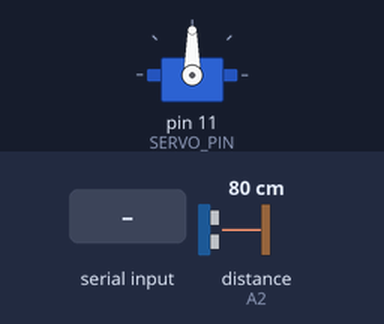
A sketch run on a simulated Arduino Mega 2560, built with avr-gcc and run on an emulated ATmega2560. Shown: servo. Wiring (inferred from the names in the program): ultrasonic range finder: trigger pin 9; echo A2. The test bench sets the inputs (shaded band); at power-on: distance to the obstacle (sensor on A2) 80 cm. The echo pulse lasts 58.3 µs per cm; what the sketch prints to the serial monitor is not drawn.

Above: at 2.1 s.
2.2 s: "START\n" received over Serial
At 2.7 s:
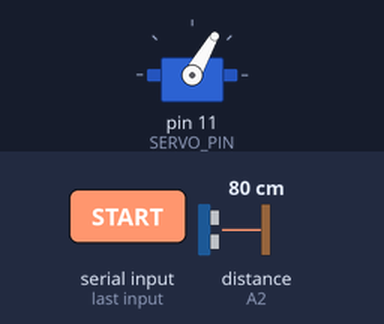
3.7 s: distance to the obstacle (sensor on A2) set to 4 cm
At 5.5 s:
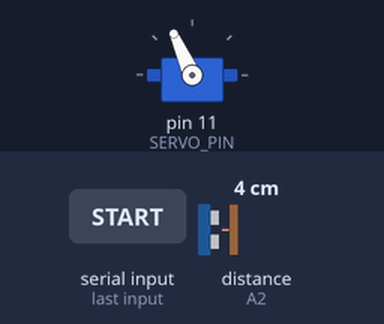
6.1 s: distance to the obstacle (sensor on A2) set to 9 cm
8.0 s: "STOP\n" received over Serial
At 9.4 s:
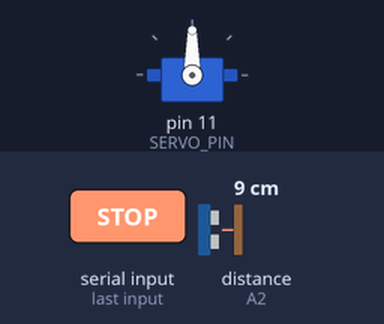
Timing chart, 0 to 11.0 s (numbered marks = the images above; inputs shaded):
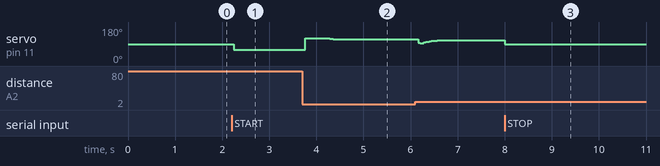

The sketch:

ES245_CarBeam.ino
```cpp
#include <Servo.h>
#include <math.h>
#include <ctype.h>
#include <string.h>
#include <stdlib.h>

// =====================================================
// ES245 PART 1, TASK 4: CAR-ON-BEAM P / PD / PID (Setup 5)
// Ultrasonic HC-SR04 sensor, MG996R servo, Arduino Mega
// =====================================================
//
// HOW TO RUN (Serial Monitor, 115200 baud, "Newline")
//   1. Put the car near the sensor end (about 8 to 12 cm reading).
//   2. Type  P   or  PD   or  PID   (selects the controller)
//   3. Type  START. The controller runs until YOU type STOP.
//      Nothing in the code stops it, levels the beam or holds the car:
//      the motion you see is purely the controller's response.
//   4. If the car settles (within +/-2 cm, slower than 2 cm/s, for 3 s) the
//      Arduino just prints "# SETTLED at t = ..." and keeps controlling.
//   5. Type STOP. A SUMMARY line is printed (overshoot, settling time, final error).
//
// Other commands (optional):
//   LEVEL 92.5   servo angle that makes the beam level
//   CENTRE 21.88 sensor reading with the car over the pivot (cm)
//   KP 4  KD 2.1  KI 0.8  KICK 3   change the gains of the selected controller
//   SHOW         print the current settings

// ---------------- Hardware ----------------
const byte TRIG_PIN  = 9;
const byte ECHO_PIN  = A2;
const byte SERVO_PIN = 11;
Servo beamServo;

// ---------------- Calibration (measured in the lab) ----------------
float servoLevel = 90.0;      // servo angle (deg) at which the beam is level
const int DIR    = +1;        // +1: bigger servo angle sends the car AWAY from the sensor
float centreCm   = 22.12;     // centre reading: midpoint of the measured 21.88 to 22.35 cm

// Servo limits: level +/- 30 deg
const float MAX_OFFSET = 30.0;

// Usable sensor range (cm). Anything outside is a bad echo and is ignored.
const float POS_MIN = 2.0;
const float POS_MAX = 40.0;

// ---------------- Stability requirement ----------------
const float STABLE_BAND_CM   = 2.0;     // within +/-2 cm of the centre
const float STABLE_SPEED_CMS = 2.0;     // and moving slower than 2 cm/s (smoothed speed)
const unsigned long STABLE_HOLD_MS = 3000;   // for 3 s continuously (measured only, never forces anything)

// ---------------- Sampling and filtering ----------------
const unsigned long SAMPLE_MS = 40;     // 25 Hz
const float POSITION_FILTER = 0.5;      // 0..1, higher = less smoothing
const float VELOCITY_FILTER = 0.35;

// ---------------- Controller gains (servo deg per cm, per cm/s, per cm*s) --------
// kick = constant friction push (deg) toward the centre whenever |error| > 0.5 cm, same for all modes
//                     Kp     Kd     Ki    kick
float GAIN_P[4]   = {2.5,   0.0,   0.0,  4.0};
float GAIN_PD[4]  = {1.0,   0.7,   0.0,  6.0};   // lowered: the rig has ~70 ms of lag (servo + sensor)
float GAIN_PID[4] = {1.0,   0.7,   0.2,  6.0};   // same Kp, Kd as PD, plus a small Ki

const float INT_LIMIT = 15.0;           // limit on the integral of error (cm*s)

// ---------------- Modes and state ----------------
enum ControllerMode { P_MODE, PD_MODE, PID_MODE };
ControllerMode controller = PD_MODE;

bool running = false;
bool initialized = false;

float buf[3] = {0, 0, 0};
float positionCm = 0, previousPositionCm = 0, velocityCms = 0, integralError = 0;
float slowSpeedCms = 0;           // heavily smoothed speed, only for the stability check
float servoOffset = 0;

unsigned long runStartMs = 0, lastSampleMs = 0, stableSinceMs = 0;
unsigned long trialNumber = 0;

// trial statistics for the summary line
float startCm = 0, peakOvershootCm = 0, maxOffsetUsed = 0;
float settleTimeS = -1;

char inputBuffer[24];
byte inputLength = 0;

// =====================================================
// HELPERS
// =====================================================

float* gains() {
  if (controller == P_MODE) return GAIN_P;
  if (controller == PD_MODE) return GAIN_PD;
  return GAIN_PID;
}

const char* controllerName() {
  if (controller == P_MODE) return "P";
  if (controller == PD_MODE) return "PD";
  return "PID";
}

float readOnceCm() {
  digitalWrite(TRIG_PIN, LOW);  delayMicroseconds(2);
  digitalWrite(TRIG_PIN, HIGH); delayMicroseconds(10);
  digitalWrite(TRIG_PIN, LOW);
  unsigned long us = pulseIn(ECHO_PIN, HIGH, 30000UL);
  if (us == 0) return -1;
  return us * 0.0343 / 2.0;
}

float median3(float a, float b, float c) {
  return max(min(a, b), min(max(a, b), c));
}

// Median of the last three good readings (bad echoes are replaced by the last good one)
float readSensorCm() {
  float r = readOnceCm();
  if (r < POS_MIN || r > POS_MAX) r = buf[2];
  buf[0] = buf[1]; buf[1] = buf[2]; buf[2] = r;
  return median3(buf[0], buf[1], buf[2]);
}

void setServoOffset(float offsetDeg) {
  servoOffset = constrain(offsetDeg, -MAX_OFFSET, MAX_OFFSET);
  float angle = servoLevel + DIR * servoOffset;
  beamServo.writeMicroseconds((int)(544 + angle * (2400.0 - 544.0) / 180.0));
}

void logCSV(unsigned long now, float rawCm, const char* status) {
  Serial.print(trialNumber);                       Serial.print(',');
  Serial.print((now - runStartMs) / 1000.0, 3);    Serial.print(',');
  Serial.print(controllerName());                  Serial.print(',');
  Serial.print(centreCm, 2);                       Serial.print(',');
  Serial.print(rawCm, 2);                          Serial.print(',');
  Serial.print(positionCm, 2);                     Serial.print(',');
  Serial.print(centreCm - positionCm, 2);          Serial.print(',');
  Serial.print(velocityCms, 2);                    Serial.print(',');
  Serial.print(servoOffset, 2);                    Serial.print(',');
  Serial.print(servoOffset * 0.2, 2);              Serial.print(',');   // beam angle = 0.2 x servo angle (linkage d/L)
  Serial.println(status);
}

void printSummary(const char* result, unsigned long now) {
  float startErr = fabs(centreCm - startCm);
  float osPct = (startErr > 0.5) ? 100.0 * peakOvershootCm / startErr : 0;
  Serial.print("# SUMMARY trial ");      Serial.print(trialNumber);
  Serial.print(", controller=");         Serial.print(controllerName());
  Serial.print(", result=");             Serial.print(result);
  Serial.print(", start_cm=");           Serial.print(startCm, 2);
  Serial.print(", overshoot_cm=");       Serial.print(peakOvershootCm, 2);
  Serial.print(", overshoot_pct=");      Serial.print(osPct, 1);
  Serial.print(", settling_s=");
  if (settleTimeS >= 0) Serial.print(settleTimeS, 2); else Serial.print("none");
  Serial.print(", final_error_cm=");     Serial.print(centreCm - positionCm, 2);
  Serial.print(", max_servo_deg=");      Serial.print(maxOffsetUsed, 1);
  Serial.print(", run_time_s=");         Serial.println((now - runStartMs) / 1000.0, 2);
}

void stopController(const char* reason) {
  if (!running) return;
  running = false;
  integralError = 0;
  setServoOffset(0);
  Serial.print("# STOP: "); Serial.println(reason);
  printSummary(reason, millis());
}

void startController() {
  if (running) return;
  integralError = 0;
  velocityCms = 0;
  initialized = false;
  stableSinceMs = 0;
  peakOvershootCm = 0;
  maxOffsetUsed = 0;
  settleTimeS = -1;
  setServoOffset(0);
  runStartMs = millis();
  lastSampleMs = runStartMs;
  trialNumber++;
  running = true;
  Serial.print("# START trial "); Serial.print(trialNumber);
  Serial.print(", controller=");  Serial.print(controllerName());
  float* g = gains();
  Serial.print(", Kp=");   Serial.print(g[0]);
  Serial.print(", Kd=");   Serial.print(g[1]);
  Serial.print(", Ki=");   Serial.print(g[2]);
  Serial.print(", kick="); Serial.println(g[3]);
  Serial.println("trial,time_s,controller,setpoint_cm,raw_cm,position_cm,error_cm,velocity_cms,servo_offset_deg,beam_angle_deg,status");
}

void showSettings() {
  float* g = gains();
  Serial.print("# controller="); Serial.print(controllerName());
  Serial.print(" Kp="); Serial.print(g[0]);
  Serial.print(" Kd="); Serial.print(g[1]);
  Serial.print(" Ki="); Serial.print(g[2]);
  Serial.print(" kick="); Serial.print(g[3]);
  Serial.print("  level="); Serial.print(servoLevel, 1);
  Serial.print("  centre="); Serial.print(centreCm, 2);
  Serial.print("  sensor now="); Serial.println(readSensorCm(), 2);
}

void processCommand(char* cmd) {
  for (byte i = 0; cmd[i] != '\0'; i++) cmd[i] = toupper((unsigned char)cmd[i]);
  char* arg = strchr(cmd, ' ');
  float val = 0;
  if (arg) { *arg = '\0'; val = atof(arg + 1); }

  if      (strcmp(cmd, "START") == 0) startController();
  else if (strcmp(cmd, "STOP") == 0)  stopController("MANUAL_STOP");
  else if (strcmp(cmd, "P") == 0)     { stopController("SWITCH"); controller = P_MODE;   showSettings(); }
  else if (strcmp(cmd, "PD") == 0)    { stopController("SWITCH"); controller = PD_MODE;  showSettings(); }
  else if (strcmp(cmd, "PID") == 0)   { stopController("SWITCH"); controller = PID_MODE; showSettings(); }
  else if (strcmp(cmd, "LEVEL") == 0 && arg)  { servoLevel = val; if (!running) setServoOffset(0); showSettings(); }
  else if (strcmp(cmd, "CENTRE") == 0 && arg) { centreCm = val; showSettings(); }
  else if (strcmp(cmd, "KP") == 0 && arg)     { gains()[0] = val; showSettings(); }
  else if (strcmp(cmd, "KD") == 0 && arg)     { gains()[1] = val; showSettings(); }
  else if (strcmp(cmd, "KI") == 0 && arg)     { gains()[2] = val; showSettings(); }
  else if (strcmp(cmd, "KICK") == 0 && arg)   { gains()[3] = val; showSettings(); }
  else if (strcmp(cmd, "SHOW") == 0)          showSettings();
  else Serial.println("# Commands: P, PD, PID, START, STOP, SHOW, LEVEL x, CENTRE x, KP x, KD x, KI x, KICK x");
}

void readSerialCommands() {
  while (Serial.available() > 0) {
    char c = Serial.read();
    if (c == '\r') continue;
    if (c == '\n') {
      inputBuffer[inputLength] = '\0';
      if (inputLength > 0) processCommand(inputBuffer);
      inputLength = 0;
    } else if (inputLength < sizeof(inputBuffer) - 1) {
      inputBuffer[inputLength++] = c;
    } else {
      inputLength = 0;
    }
  }
}

// =====================================================
// SETUP
// =====================================================

void setup() {
  Serial.begin(115200);
  pinMode(TRIG_PIN, OUTPUT);
  pinMode(ECHO_PIN, INPUT);
  beamServo.attach(SERVO_PIN);
  setServoOffset(0);
  delay(800);
  for (byte i = 0; i < 3; i++) { float r = readOnceCm(); buf[i] = (r > 0) ? r : centreCm; delay(30); }

  Serial.println("# ES245 Task 4: car-on-beam stability test (ultrasonic, Setup 5)");
  Serial.println("# Target: centre of the beam. Runs until you type STOP. Settling is only reported, never forced.");
  Serial.println("# Put the car near the sensor end, type P, PD or PID, then START.");
  showSettings();
}

// =====================================================
// MAIN LOOP
// =====================================================

void loop() {
  readSerialCommands();
  if (!running) return;

  unsigned long now = millis();
  if (now - lastSampleMs < SAMPLE_MS) return;
  float dt = (now - lastSampleMs) / 1000.0;
  lastSampleMs = now;

  // 1) Measure and filter
  float rawCm = readSensorCm();
  if (!initialized) {
    positionCm = previousPositionCm = rawCm;
    velocityCms = 0;
    slowSpeedCms = 0;
    startCm = rawCm;
    initialized = true;
  } else {
    positionCm += POSITION_FILTER * (rawCm - positionCm);
    float measuredVelocity = (positionCm - previousPositionCm) / dt;
    velocityCms += VELOCITY_FILTER * (measuredVelocity - velocityCms);
    slowSpeedCms += 0.1 * (measuredVelocity - slowSpeedCms);
    previousPositionCm = positionCm;
  }

  float error = centreCm - positionCm;   // + means the car must move away from the sensor

  // 2) Statistics: overshoot = how far it went past the centre on the other side
  float startSide = (startCm < centreCm) ? 1.0 : -1.0;
  float past = -startSide * error;       // > 0 when the car is beyond the centre
  if (past > peakOvershootCm) peakOvershootCm = past;

  // 3) Stability is only MEASURED here, never forced. The controller keeps running.
  //    Settled = within +/-2 cm of the centre and slower than 2 cm/s for 3 s in a row.
  bool inStableBand = fabs(error) <= STABLE_BAND_CM && fabs(slowSpeedCms) < STABLE_SPEED_CMS;
  if (inStableBand) {
    if (stableSinceMs == 0) stableSinceMs = now;
    if (now - stableSinceMs >= STABLE_HOLD_MS && settleTimeS < 0) {
      settleTimeS = (stableSinceMs - runStartMs) / 1000.0;
      Serial.print("# SETTLED at t = "); Serial.print(settleTimeS, 2);
      Serial.println(" s (controller still running, type STOP to end)");
    }
  } else {
    stableSinceMs = 0;
    if (settleTimeS >= 0) { settleTimeS = -1; Serial.println("# left the band again, settling time reset"); }
  }

  float* g = gains();
  float kp = g[0], kd = g[1], ki = g[2], kick = g[3];

  // ONE control law for all three controllers (only the gains change):
  //   u = Kp e - Kd v + Ki integral(e) + friction push toward the centre
  // Nothing else touches the output, so whatever the car does is the controller's own response.
  if (ki > 0) {
    float candidateIntegral = constrain(integralError + error * dt, -INT_LIMIT, INT_LIMIT);
    float candidateOutput = kp * error - kd * velocityCms + ki * candidateIntegral;
    // anti-windup: do not keep integrating while the servo is already at its limit in that direction
    if (fabs(candidateOutput) <= MAX_OFFSET ||
        (candidateOutput > MAX_OFFSET && error < 0) ||
        (candidateOutput < -MAX_OFFSET && error > 0)) {
      integralError = candidateIntegral;
    }
  }
  float output = kp * error - kd * velocityCms + ki * integralError;
  if (error >  0.5) output += kick;
  if (error < -0.5) output -= kick;
  output = constrain(output, -MAX_OFFSET, MAX_OFFSET);

  setServoOffset(output);
  if (fabs(servoOffset) > maxOffsetUsed) maxOffsetUsed = fabs(servoOffset);
  logCSV(now, rawCm, "RUNNING");
}
```

Measured:
- after the input at 2.2 s, servo on pin 11 (SERVO_PIN): 90° → 60° after 0.05 s
- after the input at 3.7 s, servo on pin 11 (SERVO_PIN): 60° → 120° after 0.06 s, → 115° 0.52 s later, → 114° 0.36 s later
- after the input at 8.0 s, servo on pin 11 (SERVO_PIN): 109° → 90° at once
